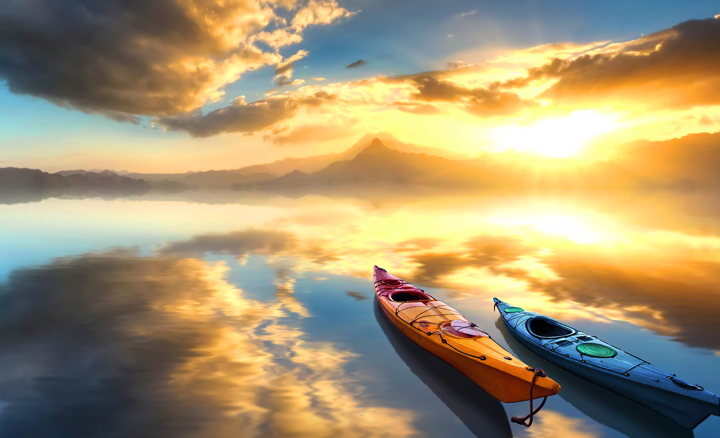
#> input picture case05/pic/bc6d25fa6371c2899ce704a2bed7614c.png, 720 x 438 px; its folder holds 4 pictures in this run; the run also reads 1 picture not shown here
$ python pic_resize.py
#> lines starting #> are read from the running program, lines starting #| are printed output that depends on the picture
#!/usr/bin/env python
# -*- coding: utf-8 -*-
"""
File: pic_resize.py
Author: yourname
Email: yourname@email.com
Github: https://github.com/yourname
Description: 第 0005 题： 你有一个目录，装了很多照片，把它们的尺寸变成都不大于 iPhone5(1136*640) 分辨率的大小。
"""

from PIL import Image
from platform import platform
import os
import re


class pic_resize(object):
    """
    Description

    @param param: 脚本目录下pic目录中的图片若长宽尺寸超出最大尺寸则进行缩小，
        不超过的则不变
    @type  param: Type

    @return: Description
    @rtype: Type

    @raise e: Description

    """
    Platform = platform()

    def __init__(
            self,
            # 初始化参数
            # 获取脚本所在目录，并且生成图片所在目录
            path=os.path.join(os.getcwd(), 'pic'),
            max_width=1136,
            max_height=640):
        self.path = path
        self.max_width = max_width
        self.max_height = max_height
        self.image_names_list = []
        self.image_path_name_list = []

    def complete_image_path_name_list_and_names_list(self):
        """
        生成需要进行缩放处理图片的文件名清单和文件完整目录(带文件名)的清单
        """
        image_names_list = []
        image_path_name_list = []
        file_list = os.listdir(self.path)
        for f in file_list:
            if not os.path.isdir(f):
                if re.findall(r'(^(?!thumbnail)).*(\.jp(|e)g|\.png)$', f,
                              re.IGNORECASE):
                    img = Image.open(os.path.join(self.path, f))
#> img is the input picture: PIL image 720x438 RGBA; mean R, G, B, A 165.1, 148.5, 113.1, 255
                    width, height = img.size
#> width = 720; height = 438
                    if width > self.max_width or height > self.max_height:
                        image_names_list.append(f)
                        image_path_name_list.append(os.path.join(self.path, f))
            else:
                pass
        self.image_path_name_list = image_path_name_list
        self.image_names_list = image_names_list

    def image_zoomout_saver(self):
        """
        根据前面生成的需要处理的文件清单进行缩小处理，
        并在缩小的文件名前面增加thumbnail以区分
        """
        self.complete_image_path_name_list_and_names_list()
        for image in self.image_path_name_list:
            if re.findall(r'^windows.*', pic_resize.Platform, re.I):
                p = re.compile(r'.+\\')
            else:
                p = re.compile(r'^\/.+\/')
            path = p.findall(image)[0]
            path_length = len(path)
            file_name = image[path_length + 1:]
            new_name = 'thumbnail-' + file_name
            output_file = os.path.join(path, new_name)
            img = Image.open(image)
            img.thumbnail((self.max_width, self.max_width))
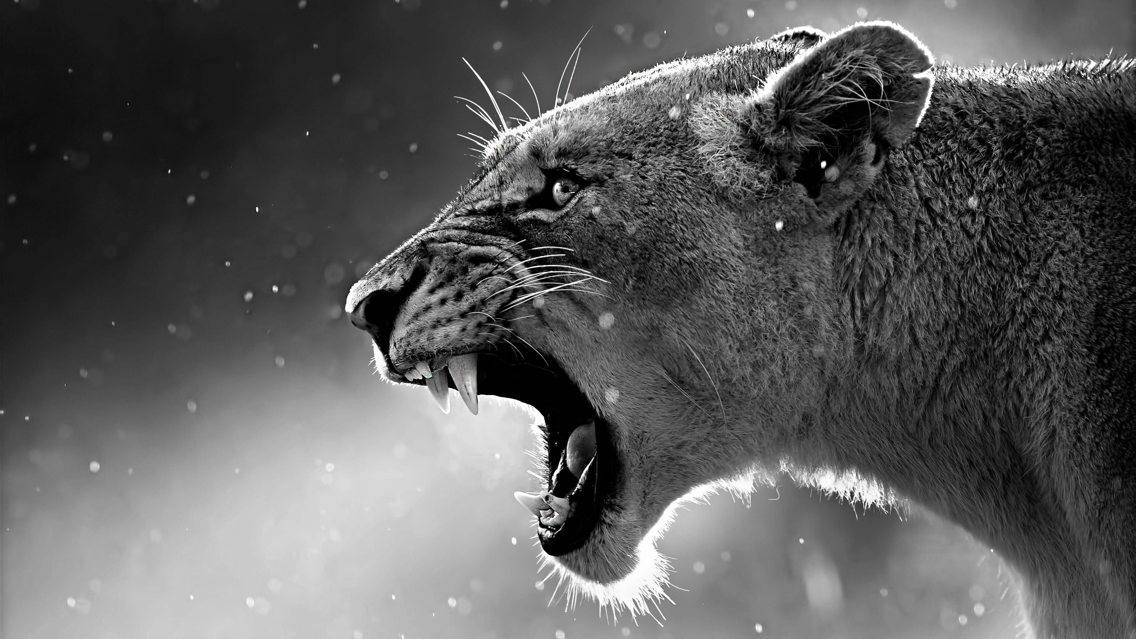
#> img: PIL image 1136x639 RGB; mean R, G, B 91, 91, 91
            img.save(output_file, 'png')
            print("Process done: {}".format(image))


def main():
    work = pic_resize()
    work.image_zoomout_saver()


if __name__ == "__main__":
    main()
